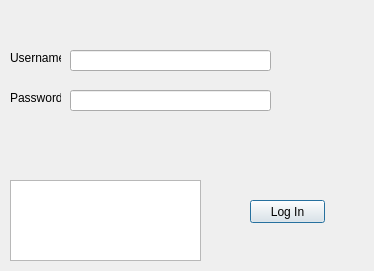
<?xml version="1.0" encoding="UTF-8"?>
<ui version="4.0">
 <class>Login_Dialog</class>
 <widget class="QDialog" name="Login_Dialog">
  <property name="geometry">
   <rect>
    <x>0</x>
    <y>0</y>
    <width>374</width>
    <height>271</height>
   </rect>
  </property>
  <property name="windowTitle">
   <string>Dialog</string>
  </property>
  <widget class="QTextBrowser" name="login_browser">
   <property name="geometry">
    <rect>
     <x>10</x>
     <y>180</y>
     <width>191</width>
     <height>81</height>
    </rect>
   </property>
  </widget>
  <widget class="QLineEdit" name="input_username">
   <property name="geometry">
    <rect>
     <x>70</x>
     <y>50</y>
     <width>201</width>
     <height>21</height>
    </rect>
   </property>
  </widget>
  <widget class="QLineEdit" name="input_password">
   <property name="geometry">
    <rect>
     <x>70</x>
     <y>90</y>
     <width>201</width>
     <height>21</height>
    </rect>
   </property>
   <property name="focusPolicy">
    <enum>Qt::StrongFocus</enum>
   </property>
   <property name="contextMenuPolicy">
    <enum>Qt::NoContextMenu</enum>
   </property>
   <property name="echoMode">
    <enum>QLineEdit::Password</enum>
   </property>
  </widget>
  <widget class="QLabel" name="label">
   <property name="geometry">
    <rect>
     <x>10</x>
     <y>50</y>
     <width>51</width>
     <height>16</height>
    </rect>
   </property>
   <property name="text">
    <string>Username</string>
   </property>
  </widget>
  <widget class="QLabel" name="label_2">
   <property name="geometry">
    <rect>
     <x>10</x>
     <y>90</y>
     <width>51</width>
     <height>16</height>
    </rect>
   </property>
   <property name="text">
    <string>Password</string>
   </property>
  </widget>
  <widget class="QPushButton" name="Login_Button">
   <property name="geometry">
    <rect>
     <x>250</x>
     <y>200</y>
     <width>75</width>
     <height>23</height>
    </rect>
   </property>
   <property name="text">
    <string>Log In</string>
   </property>
  </widget>
 </widget>
 <resources/>
 <connections/>
</ui>
